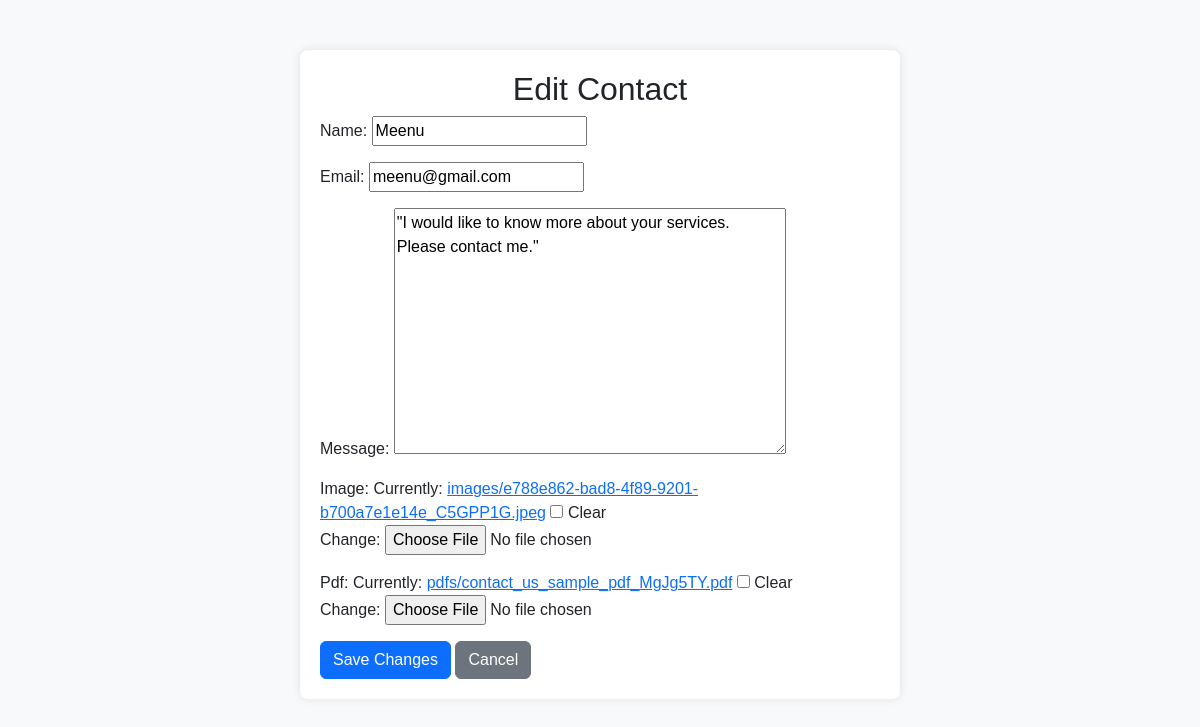
Page /api/contact/submit/contact/12/edit/ on the committed database.
### contactapp/models.py (models this page shows, shortened)
class Contact(models.Model):
    name = models.CharField(max_length=100)
    email = models.EmailField()
    message = models.TextField()
    timestamp = models.DateTimeField(auto_now_add=True)
    image = models.ImageField(upload_to='images/', blank=True, null=True)
    pdf = models.FileField(upload_to='pdfs/', blank=True, null=True)

### contactapp/views.py (the view)
# urls.py: path('contact/<int:pk>/edit/', views.edit_contact, name='edit_contact'),
def edit_contact(request, pk):
    contact = get_object_or_404(Contact, pk=pk)
    if request.method == "POST":
        form = ContactForm(request.POST, instance=contact)
        if form.is_valid():
            form.save()
            return redirect('contactapp:contact_list')  # Redirect to contact list after editing
    else:
        form = ContactForm(instance=contact)
    return render(request, 'edit_contact.html', {'form': form})

### contactapp/forms.py
class ContactForm(forms.ModelForm):
    class Meta:
        model = Contact
        fields = ['name', 'email', 'message', 'image', 'pdf']

### templates/edit_contact.html (shortened to what this page needs)
{% extends 'base.html' %}
{% block content %}
    <h2 class="text-center">Edit Contact</h2>
    <form method="post">
        {{ form.as_p }}
        <button type="submit" class="btn btn-primary">Save Changes</button>
        <a href="{% url 'contactapp:contact_list' %}" class="btn btn-secondary">Cancel</a>
    </form>
{% endblock %}

### templates/base.html (style rules this page uses)
body { background-color: #f8f9fa; font-family: Arial, sans-serif; }

### rows in the picture
Contact: name "Meenu", email "meenu@gmail.com", message "\"I would like to know more about your services. Please contact me.\""
